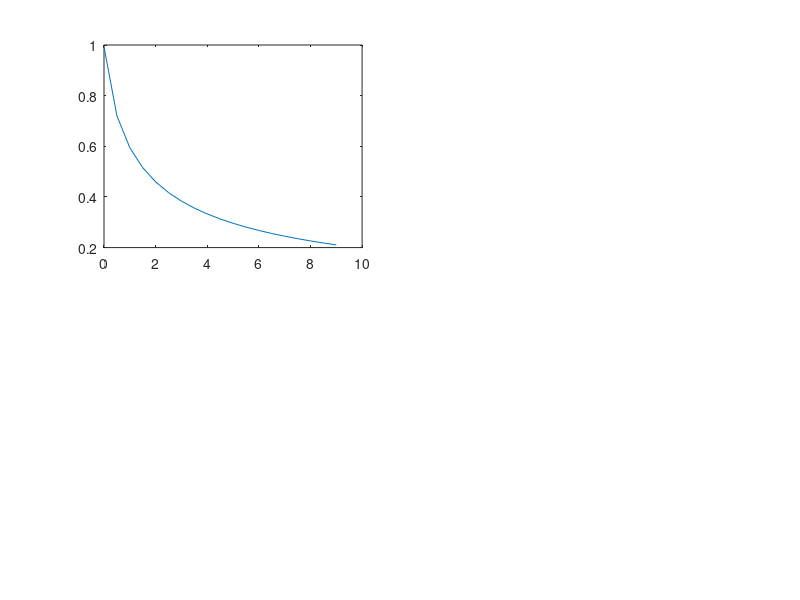

Reproduce this figure in MATLAB. (Note: this script raises an error after producing the figure.)
%a short description, printed by 'help'
%!TEX root = simple.tex
%{
\section{Compute the Stieltjes integral}

This code computes approximations to the Stieltjes integral
\begin{equation}
 y(x)=\int_0^\infty \frac{e^{-t}}{1+xt}\,dt\,. 
 \label{eq:s}
\end{equation}

Choose an integral step size in~\(t\), and create a grid of \(xt\)-values.
\begin{matlab}
%}
dt=0.1
[x,t]=meshgrid(0:0.5:9,dt/2:dt:5);
%{
\end{matlab}
For each~\(x\), compute integral~\eqref{eq:s} via a simple midpoint rule for the integral in~\(t\).
\begin{matlab}
%}
y=sum(exp(-t)./(1+x.*t))*dt
%{
\end{matlab}

Plot the approximate integrals~\eqref{eq:s}.
Save to file in order to be shown by Figure~\ref{fig:s}.
\begin{matlab}
%}
subplot(2,2,1)
plot(x(1,:),y)
matlab2tikz('simple.ltx')
%{
\end{matlab}
\begin{figure}
\caption{\label{fig:s}the Stieltjes integral}
\centering
\IfFileExists{simple.ltx}{\input{simple.ltx}}{}
\end{figure}
%}
